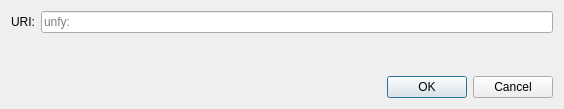
<?xml version="1.0" encoding="UTF-8"?>
<ui version="4.0">
 <class>OpenURIDialog</class>
 <widget class="QDialog" name="OpenURIDialog">
  <property name="geometry">
   <rect>
    <x>0</x>
    <y>0</y>
    <width>564</width>
    <height>109</height>
   </rect>
  </property>
  <property name="windowTitle">
   <string>Open URI</string>
  </property>
  <layout class="QVBoxLayout" name="verticalLayout">
   <item>
    <layout class="QHBoxLayout" name="horizontalLayout">
     <item>
      <widget class="QLabel" name="label">
       <property name="text">
        <string>URI:</string>
       </property>
      </widget>
     </item>
     <item>
      <widget class="QValidatedLineEdit" name="uriEdit">
       <property name="placeholderText">
        <string notr="true">unfy:</string>
       </property>
      </widget>
     </item>
    </layout>
   </item>
   <item>
    <spacer name="verticalSpacer">
     <property name="orientation">
      <enum>Qt::Vertical</enum>
     </property>
     <property name="sizeHint" stdset="0">
      <size>
       <width>20</width>
       <height>40</height>
      </size>
     </property>
    </spacer>
   </item>
   <item>
    <widget class="QDialogButtonBox" name="buttonBox">
     <property name="orientation">
      <enum>Qt::Horizontal</enum>
     </property>
     <property name="standardButtons">
      <set>QDialogButtonBox::Cancel|QDialogButtonBox::Ok</set>
     </property>
    </widget>
   </item>
  </layout>
 </widget>
 <customwidgets>
  <customwidget>
   <class>QValidatedLineEdit</class>
   <extends>QLineEdit</extends>
   <header>qt/qvalidatedlineedit.h</header>
  </customwidget>
 </customwidgets>
 <resources/>
 <connections>
  <connection>
   <sender>buttonBox</sender>
   <signal>accepted()</signal>
   <receiver>OpenURIDialog</receiver>
   <slot>accept()</slot>
   <hints>
    <hint type="sourcelabel">
     <x>248</x>
     <y>254</y>
    </hint>
    <hint type="destinationlabel">
     <x>157</x>
     <y>274</y>
    </hint>
   </hints>
  </connection>
  <connection>
   <sender>buttonBox</sender>
   <signal>rejected()</signal>
   <receiver>OpenURIDialog</receiver>
   <slot>reject()</slot>
   <hints>
    <hint type="sourcelabel">
     <x>316</x>
     <y>260</y>
    </hint>
    <hint type="destinationlabel">
     <x>286</x>
     <y>274</y>
    </hint>
   </hints>
  </connection>
 </connections>
</ui>
